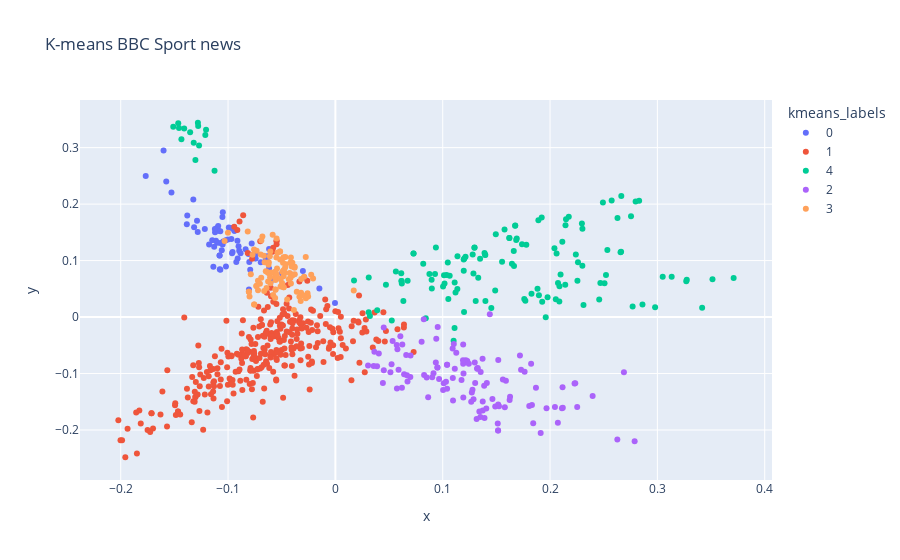

The notebook cell saved with this chart:
### Code cell
hero.scatterplot(df, 'pca', color='kmeans_labels', title="K-means BBC Sport news")
